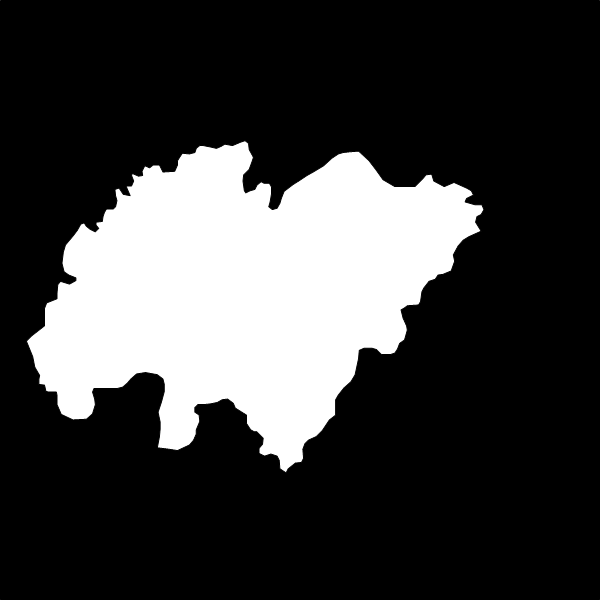
#> input picture cwiczenia1/image1.tif, 600 x 600 px
$ python montecarlo.py
#> lines starting #> are read from the running program, lines starting #| are printed output that depends on the picture
import os

import numpy as np
import matplotlib.pyplot as plt
from PIL import Image


LIMIT = 1000
RESOLUTION = 1.66 ** 2
IMAGE_PATH = 'image1.tif'
OUTPUT_PATH = 'montecarlo.png'


def generate_points(x_lim, y_lim):
    x = np.random.randint(0, x_lim)
    y = np.random.randint(0, y_lim)
    return x, y


def read_image(path):
#> called with path = 'image1.tif'
    return np.array(Image.open(path).convert('L'))


def save_image(points_hit, points_missed, image, name):
    plt.imshow(image, cmap='gray')
    plt.scatter(*zip(*points_hit), c='g')
    plt.scatter(*zip(*points_missed), c='r')
    plt.savefig(name)
    print(f"Output image saved to {name}")


def run():
    image = read_image(IMAGE_PATH)

    image_max = np.max(image)
#> image_max = 255

    y_lim, x_lim = image.shape
#> y_lim = 600; x_lim = 600

    area_estimate = 0

    points_hit = []
    points_missed = []

    print("Estimating area...")

    for idx in range(LIMIT):
        x, y = generate_points(x_lim, y_lim)

        if image[y, x] == image_max:
            area_estimate = area_estimate + 1
            points_hit.append((x, y))
        else:
            points_missed.append((x, y))
#> after the loop, area_estimate = 254; points_hit = 254 pairs, first value 49 to 474, second value 154 to 444; points_missed = 746 pairs, first value 0 to 599, second value 0 to 599

    area_estimate = area_estimate / RESOLUTION
#> area_estimate = 92.18

    print(f"Estimated area for {LIMIT} points with resolution {RESOLUTION} PPI is {area_estimate:.4f}cm")
#| Estimated area for 1000 points with resolution 2.7556 PPI is 92.1759cm

    save_image(points_hit, points_missed, image, OUTPUT_PATH)
#> in save_image, `plt.savefig(name)`:
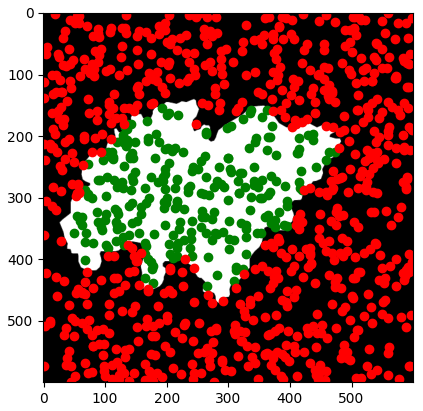
#> figure drawn by matplotlib, 1 panel


if __name__ == "__main__":
    run()
